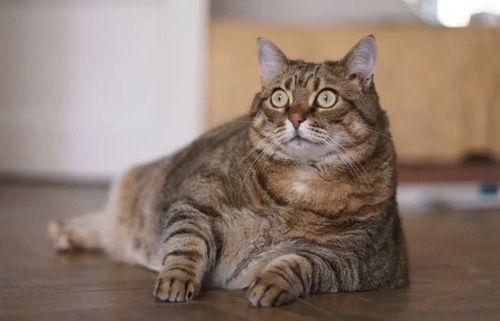
#> input picture opencv/filter/9.jpg, 500 x 321 px
$ python 'edge detection.py'
#> lines starting #> are read from the running program, lines starting #| are printed output that depends on the picture; after the words box and inside, x2 and y2 are one past the last pixel; in counts of white or black regions, pixels touching at a corner belong together
import cv2
import numpy as np
from matplotlib import pyplot as plt

# 读取图像
image = cv2.imread('9.jpg')
#> image is the input picture: shape (321, 500, 3); mean B, G, R 111.7, 123, 141.8

# 转换为灰度图像
gray_image = cv2.cvtColor(image, cv2.COLOR_BGR2GRAY)
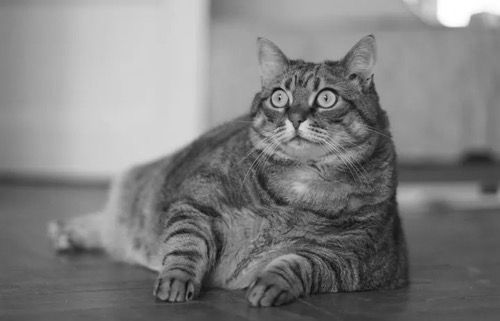
#> gray_image: shape (321, 500); min 11, max 255, mean 127.4
# 应用高斯滤波以减少噪声
blurred_image = cv2.GaussianBlur(gray_image, (5, 5), 0)

# 使用Canny算法进行边缘检测
# 这里的两个阈值可以根据需要进行调整
canny_edges = cv2.Canny(blurred_image, 100, 200)
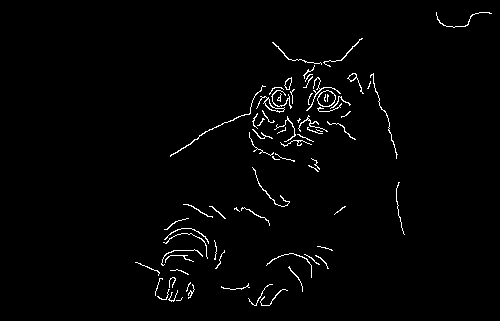
#> canny_edges: shape (321, 500); 1.7% white in thin lines or dots, all inside (x1, y1, x2, y2) = (135, 12, 492, 306)

# 显示原图和边缘检测后的图像
cv2.imshow('Original Image', image)
cv2.imshow('Canny Edges', canny_edges)

# 等待按键后退出
cv2.waitKey(0)
cv2.destroyAllWindows()
